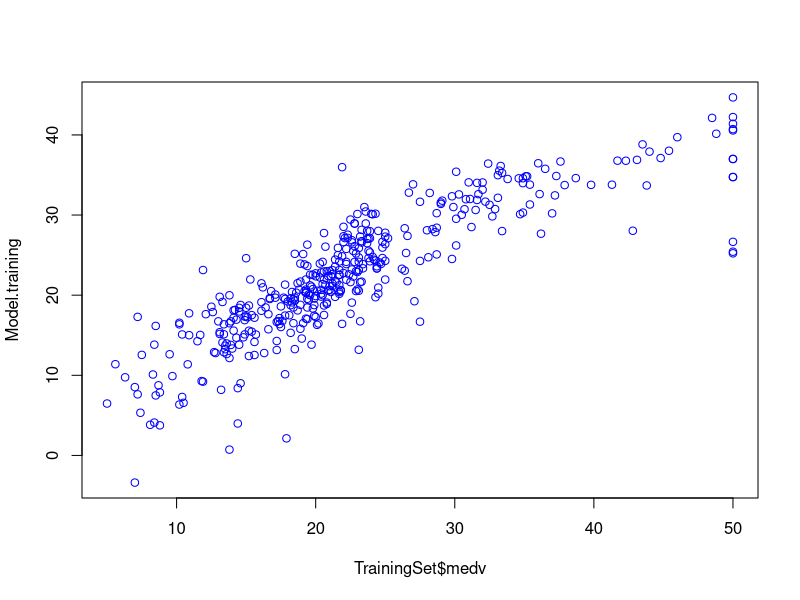
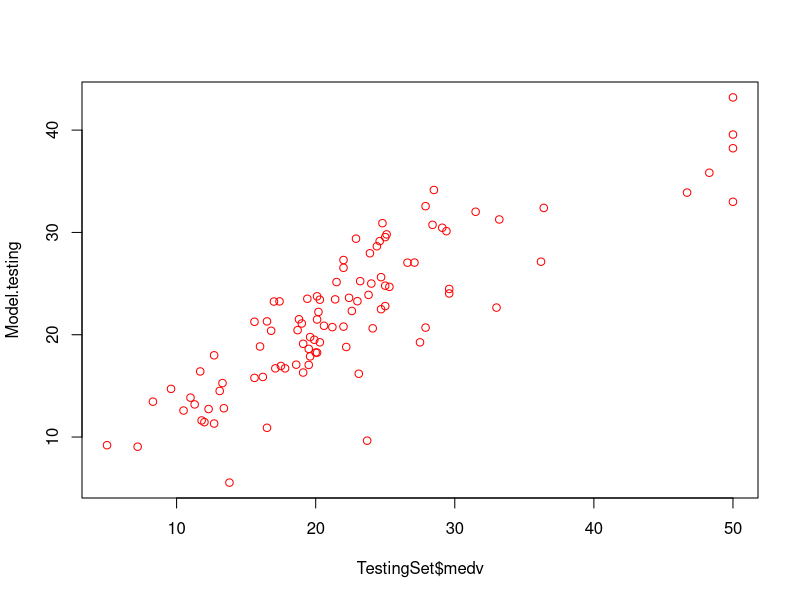

These charts were generated, in order, by the following R code:
library(tidyverse)
#Linear Regression Model
library(mlbench)
library(caret)
#Load dataset (Value of owner-occupied homes given various conditions)
data("BostonHousing")
head(BostonHousing)
#Check for missing data
sum(is.na(BostonHousing))
#Set random seed number to achieve reproducible model
set.seed(100)
#Random split of dataset (80:20)
TrainingIndex <- createDataPartition(BostonHousing$medv, p = 0.8, list = FALSE)
TrainingSet <- BostonHousing[TrainingIndex,] #Training Set (80%), [x,] pulls rows x, [,x] pulls columns x
TestingSet <- BostonHousing[-TrainingIndex,] #Test Set (20%), all rows not x
#Building Training Model
Model <- train(medv ~ ., data = TrainingSet,
               method = 'lm',
               na.action = na.omit,
               preProcess = c('scale', 'center'),
               trControl = trainControl(method = 'none'))
#Apply model for prediction
Model.training <- predict(Model, TrainingSet) #Apply model to make prediction on training set
Model.testing <- predict(Model, TestingSet) #Apply model to make prediction on testing set
#Model performance
plot(TrainingSet$medv, Model.training, col = 'blue')
plot(TestingSet$medv, Model.testing, col = 'red')
summary(Model) #Estimate = how much each condition affects outcome (medv)
#Calculate Pearson's correlation coefficient
R.training <- cor(TrainingSet$medv, Model.training)
R.testing <- cor(TestingSet$medv, Model.testing)
R2.training <- R.training^2
R2.testing <- R.testing^2
